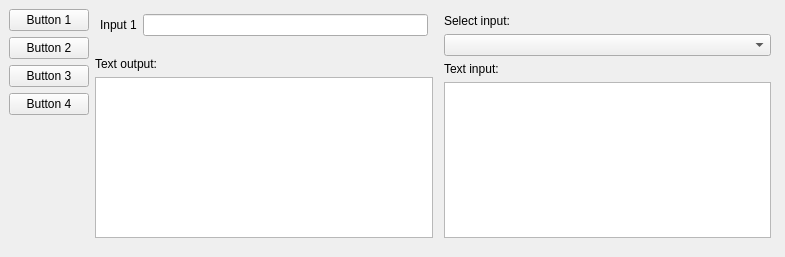
<?xml version="1.0" encoding="UTF-8"?>
<ui version="4.0">
 <class>MainWindow</class>
 <widget class="QMainWindow" name="MainWindow">
  <property name="geometry">
   <rect>
    <x>0</x>
    <y>0</y>
    <width>785</width>
    <height>257</height>
   </rect>
  </property>
  <property name="windowTitle">
   <string>XSLT Transform Example</string>
  </property>
  <widget class="QWidget" name="centralwidget">
   <layout class="QHBoxLayout" name="horizontalLayout">
    <item>
     <layout class="QVBoxLayout" name="verticalLayout">
      <item>
       <widget class="QPushButton" name="button_1">
        <property name="text">
         <string>Button 1</string>
        </property>
       </widget>
      </item>
      <item>
       <widget class="QPushButton" name="button_2">
        <property name="text">
         <string>Button 2</string>
        </property>
       </widget>
      </item>
      <item>
       <widget class="QPushButton" name="button_3">
        <property name="text">
         <string>Button 3</string>
        </property>
       </widget>
      </item>
      <item>
       <widget class="QPushButton" name="button_4">
        <property name="text">
         <string>Button 4</string>
        </property>
       </widget>
      </item>
      <item>
       <spacer name="verticalSpacer">
        <property name="orientation">
         <enum>Qt::Orientation::Vertical</enum>
        </property>
        <property name="sizeHint" stdset="0">
         <size>
          <width>20</width>
          <height>40</height>
         </size>
        </property>
       </spacer>
      </item>
     </layout>
    </item>
    <item>
     <layout class="QVBoxLayout" name="verticalLayout_2">
      <item>
       <layout class="QHBoxLayout" name="horizontalLayout_2">
        <property name="leftMargin">
         <number>5</number>
        </property>
        <property name="topMargin">
         <number>5</number>
        </property>
        <property name="rightMargin">
         <number>5</number>
        </property>
        <property name="bottomMargin">
         <number>5</number>
        </property>
        <item>
         <widget class="QLabel" name="label_1">
          <property name="text">
           <string>Input 1</string>
          </property>
         </widget>
        </item>
        <item>
         <widget class="QLineEdit" name="lineEdit_1"/>
        </item>
       </layout>
      </item>
      <item>
       <spacer name="verticalSpacer_4">
        <property name="orientation">
         <enum>Qt::Orientation::Vertical</enum>
        </property>
        <property name="sizeHint" stdset="0">
         <size>
          <width>20</width>
          <height>40</height>
         </size>
        </property>
       </spacer>
      </item>
      <item>
       <widget class="QLabel" name="label_3">
        <property name="text">
         <string>Text output:</string>
        </property>
       </widget>
      </item>
      <item>
       <widget class="QTextBrowser" name="textBrowser_1">
        <property name="minimumSize">
         <size>
          <width>0</width>
          <height>60</height>
         </size>
        </property>
        <property name="ZeroMQ_socket" stdset="0">
         <string>tcp://127.0.0.1:7354</string>
        </property>
       </widget>
      </item>
      <item>
       <spacer name="verticalSpacer_2">
        <property name="orientation">
         <enum>Qt::Orientation::Vertical</enum>
        </property>
        <property name="sizeHint" stdset="0">
         <size>
          <width>20</width>
          <height>40</height>
         </size>
        </property>
       </spacer>
      </item>
     </layout>
    </item>
    <item>
     <layout class="QVBoxLayout" name="verticalLayout_3">
      <property name="leftMargin">
       <number>5</number>
      </property>
      <property name="topMargin">
       <number>5</number>
      </property>
      <property name="rightMargin">
       <number>5</number>
      </property>
      <property name="bottomMargin">
       <number>5</number>
      </property>
      <item>
       <widget class="QLabel" name="label_2">
        <property name="text">
         <string>Select input:</string>
        </property>
       </widget>
      </item>
      <item>
       <widget class="QComboBox" name="comboBox">
        <property name="minimumSize">
         <size>
          <width>200</width>
          <height>0</height>
         </size>
        </property>
       </widget>
      </item>
      <item>
       <widget class="QLabel" name="label">
        <property name="text">
         <string>Text input:</string>
        </property>
       </widget>
      </item>
      <item>
       <widget class="QTextEdit" name="textEdit_1"/>
      </item>
      <item>
       <spacer name="verticalSpacer_3">
        <property name="orientation">
         <enum>Qt::Orientation::Vertical</enum>
        </property>
        <property name="sizeHint" stdset="0">
         <size>
          <width>20</width>
          <height>40</height>
         </size>
        </property>
       </spacer>
      </item>
     </layout>
    </item>
   </layout>
  </widget>
 </widget>
 <resources/>
 <connections/>
</ui>
